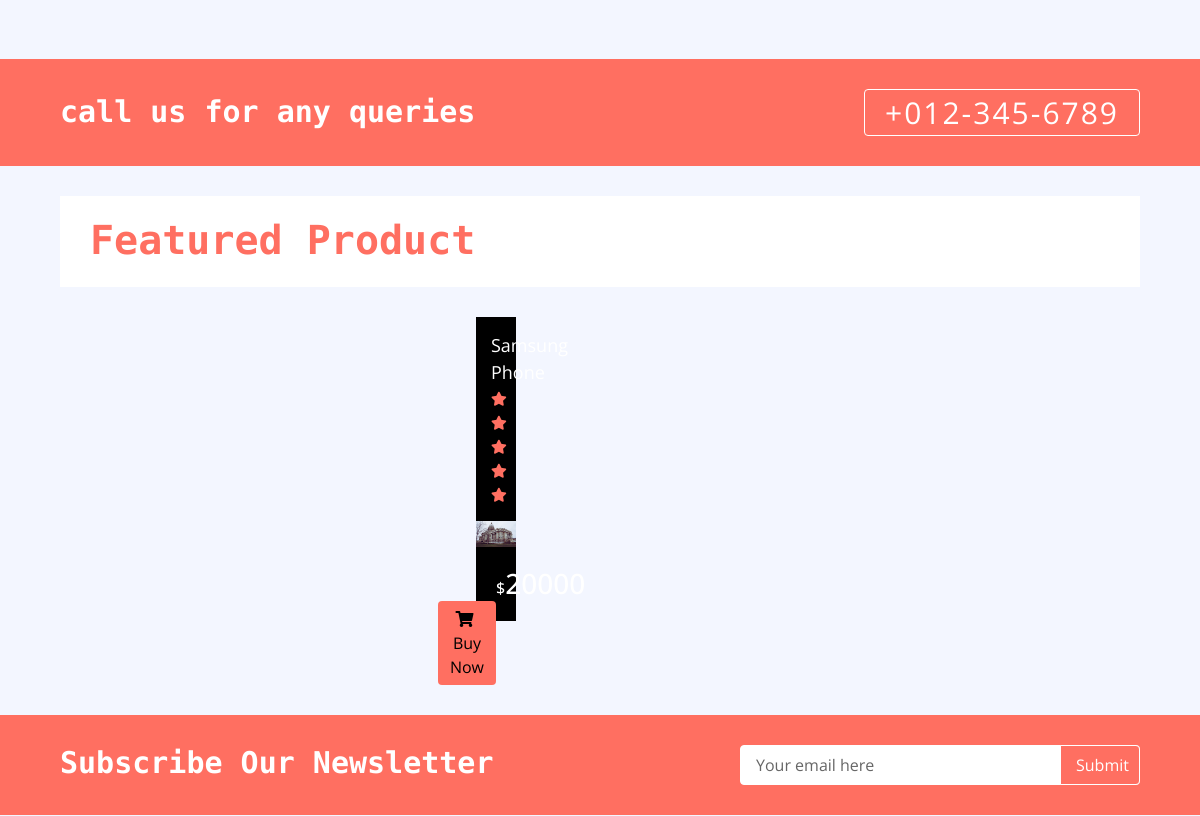
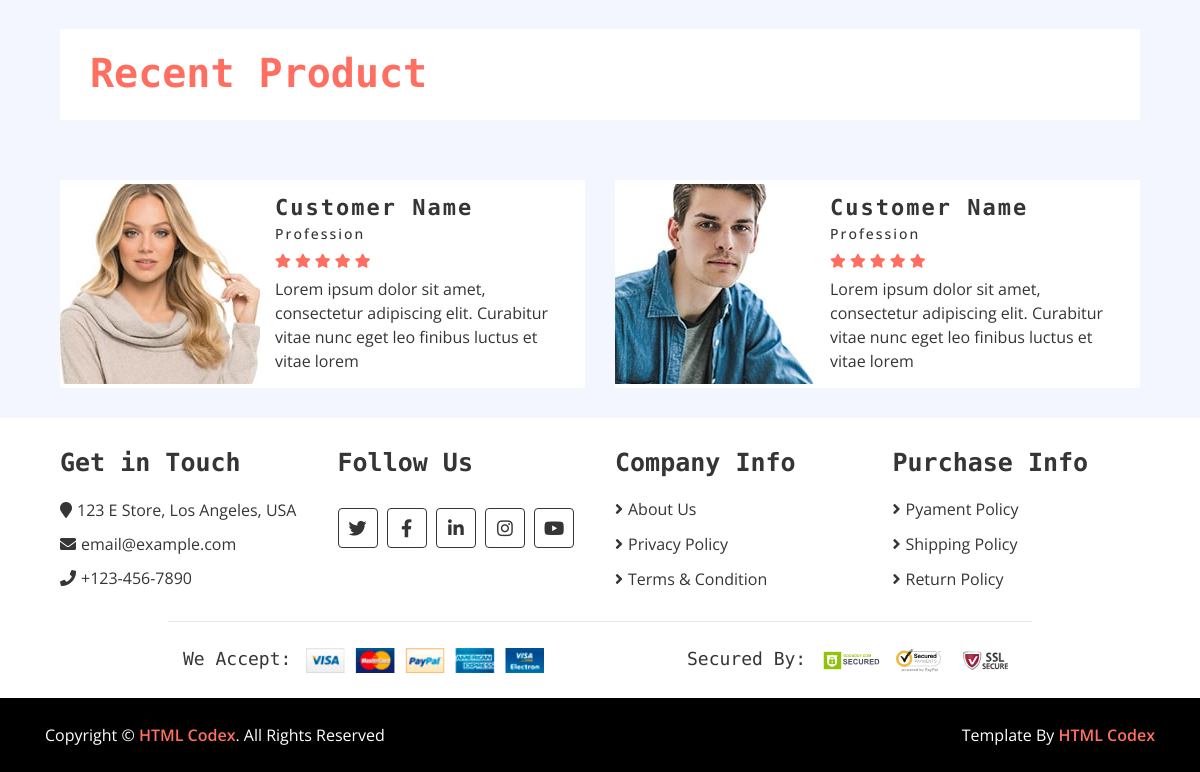
/ (lower part), run on an earlier commit of the app's database (2 pictures, top to bottom).
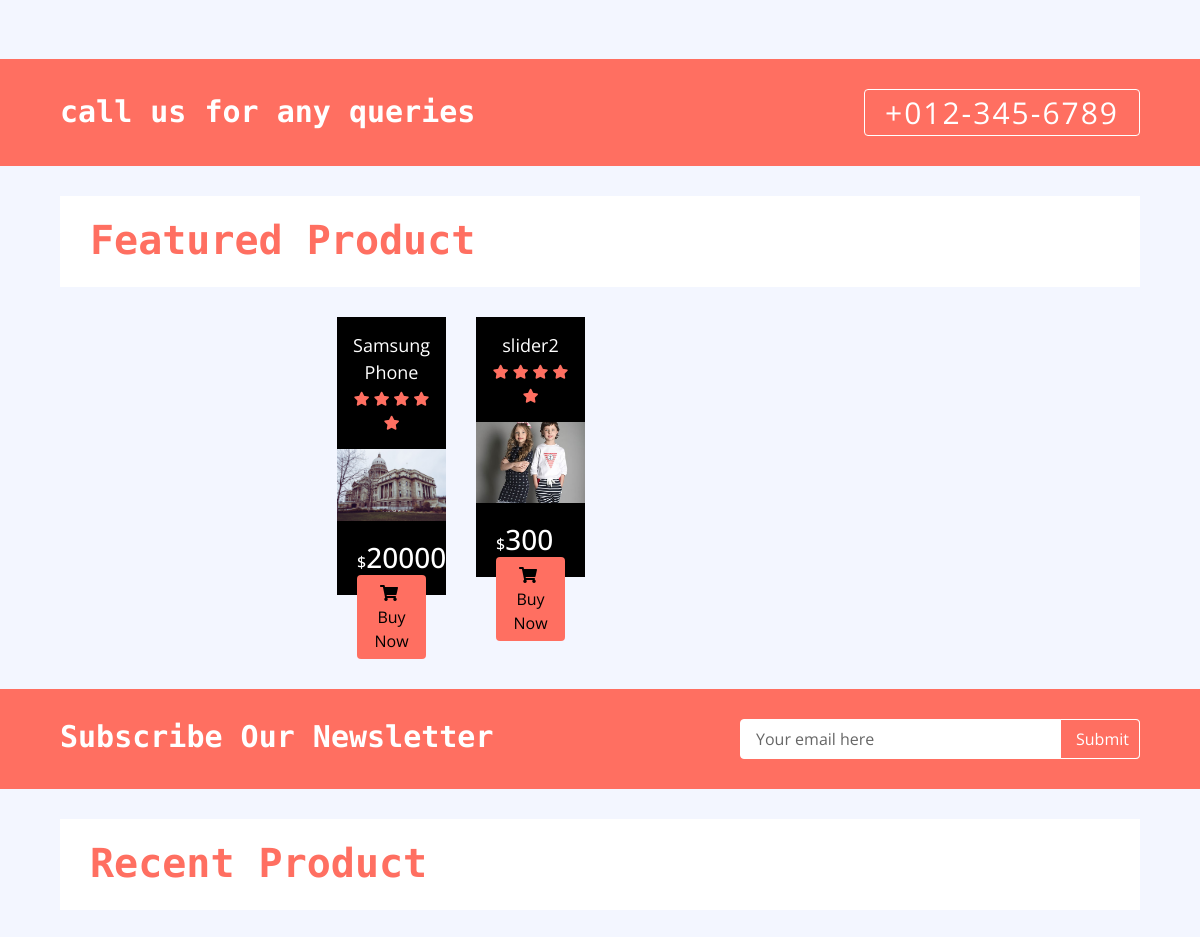
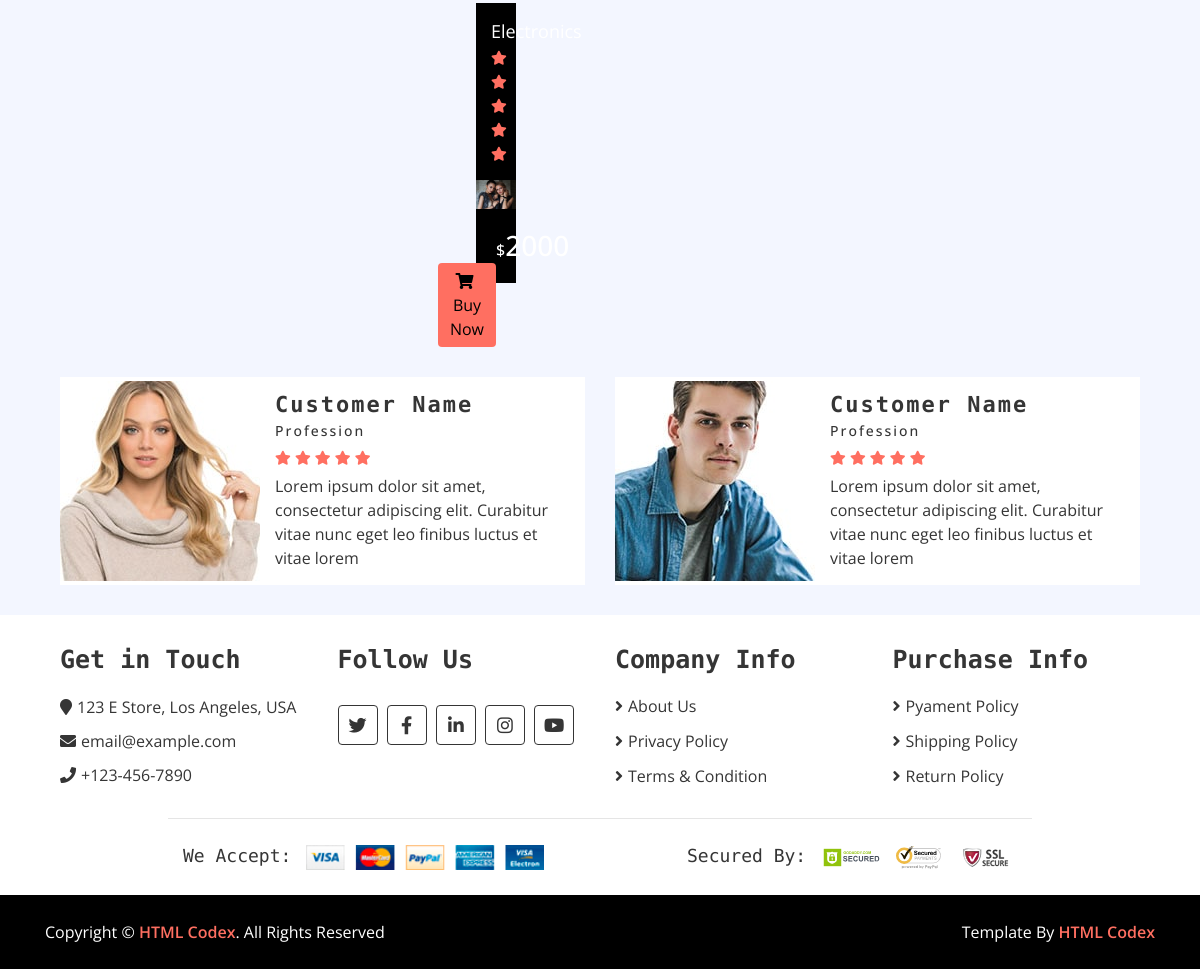
And on a later commit of the database (2 pictures, top to bottom).
### home/models.py (models this page shows, shortened)
class Product(models.Model):
	name = models.CharField(max_length = 400)
	price = models.IntegerField()
	discounted_price = models.IntegerField(default = 0)
	category = models.ForeignKey(Category,on_delete = models.CASCADE)
	subcategory = models.ForeignKey(SubCategory,on_delete = models.CASCADE)
	brand = models.ForeignKey(Brand,on_delete = models.CASCADE,default = 1)
	image = models.ImageField(upload_to = 'media')
	description = models.TextField(blank = True)
	specification = models.TextField(blank = True)
	slug = models.TextField(unique = True)
	labels = models.CharField(choices = LABELS,max_length = 100)
	stock = models.CharField(choices = STOCK,max_length = 100)

### home/views.py (the view)
# urls.py: path('', HomeView.as_view(), name='home'),
class HomeView(Base):
	def get(self,request):
		self.views
		self.views['sliders'] = Slider.objects.all()
		self.views['ads'] = Ad.objects.all()
		self.views['hots'] = Product.objects.filter(labels = 'hot')
		self.views['sale'] = Product.objects.filter(labels = 'sale')
		self.views['news'] = Product.objects.filter(labels = 'new')
		return render(request,'index.html',self.views)

### templates/index.html (shortened to what this page needs)
{% extends 'base.html' %}
{% load static %}
{% block content %}
        <div class="feature">
            <div class="container-fluid">
                <div class="row align-items-center">
                </div>
            </div>
        </div>
        <div class="call-to-action">
            <div class="container-fluid">
                <div class="row align-items-center">
                    <div class="col-md-6">
                        <h1>call us for any queries</h1>
                    </div>
                    <div class="col-md-6">
                        <a href="tel:0123456789">+012-345-6789</a>
                    </div>
                </div>
            </div>
        </div>
        <div class="featured-product product">
            <div class="container-fluid">
                <div class="section-header">
                    <h1>Featured Product</h1>
                </div>
                <div class="row align-items-center product-slider product-slider-4">
                    {% for hot in hots %}
                    <div class="col-lg-3">
                        <div class="product-item">
                            <div class="product-title">
                                <a href="/details/{{hot.slug}}">{{hot.name}}</a>
                                <div class="ratting">
                                    <i class="fa fa-star"></i>
                                    <i class="fa fa-star"></i>
                                    <i class="fa fa-star"></i>
                                    <i class="fa fa-star"></i>
                                    <i class="fa fa-star"></i>
                                </div>
                            </div>
                            <div class="product-image">
                                <a href="product-detail.html">
                                    <img src="{{hot.image.url}}" alt="Product Image">
                                </a>
                            </div>
                            <div class="product-price">
                                {% if hot.disconted_price > 0 %}
                                <h3><span>$</span>{{hot.disconted_price}}</h3>
                                {% else %}
                                <h3><span>$</span>{{hot.price}}</h3>
                                {% endif %}
                                <a class="btn" href="/add-to-cart/{{hot.slug}}"><i class="fa fa-shopping-cart"></i>Buy Now</a>
                            </div>
                        </div>
                    </div>
                   {% endfor %}
                </div>
            </div>
        </div>
        <div class="newsletter">
            <div class="container-fluid">
                <div class="row">
                    <div class="col-md-6">
                        <h1>Subscribe Our Newsletter</h1>
                    </div>
                    <div class="col-md-6">
                        <div class="form">
                            <input type="email" value="Your email here">
                            <button>Submit</button>
                        </div>
                    </div>
                </div>
            </div>
        </div>
        <div class="recent-product product">
            <div class="container-fluid">
                <div class="section-header">
                    <h1>Recent Product</h1>
                </div>
                <div class="row align-items-center product-slider product-slider-4">
                    {% for new in news %}
                    <div class="col-lg-3">
                        <div class="product-item">
                            <div class="product-title">
                                <a href="#">{{new.name}}</a>
                                <div class="ratting">
                                    <i class="fa fa-star"></i>
                                    <i class="fa fa-star"></i>
                                    <i class="fa fa-star"></i>
                                    <i class="fa fa-star"></i>
                                    <i class="fa fa-star"></i>
                                </div>
                            </div>
                            <div class="product-image">
                                <a href="product-detail.html">
                                    <img src="{{new.image.url}}" alt="Product Image">
                                </a>
                            </div>
                              <div class="product-price">
                                {% if new.disconted_price > 0 %}
                                <h3><span>$</span>{{new.disconted_price}}</h3>
                                {% else %}
                                <h3><span>$</span>{{new.price}}</h3>
                                {% endif %}
                                <a class="btn" href=""><i class="fa fa-shopping-cart"></i>Buy Now</a>
                            </div>
                        </div>
                    </div>
                    {% endfor %}
                </div>
            </div>
        </div>
        <div class="review">
            <div class="container-fluid">
                <div class="row align-items-center review-slider normal-slider">
                    <div class="col-md-6">
                        <div class="review-slider-item">
                            <div class="review-img">
                                <img src="img/review-1.jpg" alt="Image">
                            </div>
                            <div class="review-text">
                                <h2>Customer Name</h2>
                                <h3>Profession</h3>
                                <div class="ratting">
                                    <i class="fa fa-star"></i>
                                    <i class="fa fa-star"></i>
                                    <i class="fa fa-star"></i>
                                    <i class="fa fa-star"></i>
                                    <i class="fa fa-star"></i>
                                </div>
                                <p>
                                    Lorem ipsum dolor sit amet, consectetur adipiscing elit. Curabitur vitae nunc eget leo finibus luctus et vitae lorem
                                </p>
                            </div>
                        </div>
                    </div>
                    <div class="col-md-6">
                        <div class="review-slider-item">
                            <div class="review-img">
                                <img src="img/review-2.jpg" alt="Image">
                            </div>
                            <div class="review-text">
                                <h2>Customer Name</h2>
                                <h3>Profession</h3>
                                <div class="ratting">
                                    <i class="fa fa-star"></i>
                                    <i class="fa fa-star"></i>
                                    <i class="fa fa-star"></i>
                                    <i class="fa fa-star"></i>
                                    <i class="fa fa-star"></i>
                                </div>
                                <p>
                                    Lorem ipsum dolor sit amet, consectetur adipiscing elit. Curabitur vitae nunc eget leo finibus luctus et vitae lorem
                                </p>
                            </div>
                        </div>
                    </div>
                </div>
            </div>
        </div>
 {% endblock %}

### templates/base.html (shortened to what this page needs)
<!DOCTYPE html>
{% load static %}
<html lang="en">
    <head>
        <link href="https://stackpath.bootstrapcdn.com/bootstrap/4.4.1/css/bootstrap.min.css" rel="stylesheet">
        <link href="https://cdnjs.cloudflare.com/ajax/libs/font-awesome/5.10.0/css/all.min.css" rel="stylesheet">
        <link href="{% static 'lib/slick/slick.css' %}" rel="stylesheet">
        <link href="{% static 'lib/slick/slick-theme.css' %}" rel="stylesheet">
        <link href="{% static 'css/style.css' %}" rel="stylesheet">
    </head>
    <body>
{% block content %}
{% endblock %}
        <div class="footer">
            <div class="container-fluid">
                <div class="row">
                    <div class="col-lg-3 col-md-6">
                        <div class="footer-widget">
                            <h2>Get in Touch</h2>
                            <div class="contact-info">
                                <p><i class="fa fa-map-marker"></i>123 E Store, Los Angeles, USA</p>
                                <p><i class="fa fa-envelope"></i>email@example.com</p>
                                <p><i class="fa fa-phone"></i>+123-456-7890</p>
                            </div>
                        </div>
                    </div>
                    <div class="col-lg-3 col-md-6">
                        <div class="footer-widget">
                            <h2>Follow Us</h2>
                            <div class="contact-info">
                                <div class="social">
                                    <a href=""><i class="fab fa-twitter"></i></a>
                                    <a href=""><i class="fab fa-facebook-f"></i></a>
                                    <a href=""><i class="fab fa-linkedin-in"></i></a>
                                    <a href=""><i class="fab fa-instagram"></i></a>
                                    <a href=""><i class="fab fa-youtube"></i></a>
                                </div>
                            </div>
                        </div>
                    </div>
                    <div class="col-lg-3 col-md-6">
                        <div class="footer-widget">
                            <h2>Company Info</h2>
                            <ul>
                                <li><a href="#">About Us</a></li>
                                <li><a href="#">Privacy Policy</a></li>
                                <li><a href="#">Terms & Condition</a></li>
                            </ul>
                        </div>
                    </div>
                    <div class="col-lg-3 col-md-6">
                        <div class="footer-widget">
                            <h2>Purchase Info</h2>
                            <ul>
                                <li><a href="#">Pyament Policy</a></li>
                                <li><a href="#">Shipping Policy</a></li>
                                <li><a href="#">Return Policy</a></li>
                            </ul>
                        </div>
                    </div>
                </div>
                <div class="row payment align-items-center">
                    <div class="col-md-6">
                        <div class="payment-method">
                            <h2>We Accept:</h2>
                            <img src="img/payment-method.png" alt="Payment Method" />
                        </div>
                    </div>
                    <div class="col-md-6">
                        <div class="payment-security">
                            <h2>Secured By:</h2>
                            <img src="img/godaddy.svg" alt="Payment Security" />
                            <img src="img/norton.svg" alt="Payment Security" />
                            <img src="img/ssl.svg" alt="Payment Security" />
                        </div>
                    </div>
                </div>
            </div>
        </div>
        <div class="footer-bottom">
            <div class="container">
                <div class="row">
                    <div class="col-md-6 copyright">
                        <p>Copyright &copy; <a href="https://htmlcodex.com">HTML Codex</a>. All Rights Reserved</p>
                    </div>
                    <div class="col-md-6 template-by">
                        <p>Template By <a href="https://htmlcodex.com">HTML Codex</a></p>
                    </div>
                </div>
            </div>
        </div>
    </body>
</html>

What changed in the data, as far as the page shows it:
added Product: name "slider2", image (picture), price "300", shown under "Featured Product"
added Product: name "Electronics", image (picture), price "2000", shown under "Recent Product"
